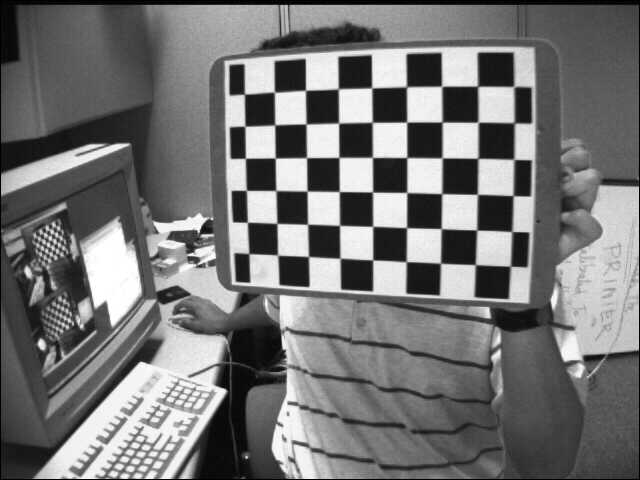
//> input picture 자율주행 데브코스/homography 프로젝트/img/left01.jpg, 640 x 480 px
$ ./homography_test   (built with g++ and OpenCV 4)
//> lines starting //> are read from the running program, lines starting //| are printed output that depends on the picture; after the words box and inside, x2 and y2 are one past the last pixel; in counts of white or black regions, pixels touching at a corner belong together
#include <opencv2/opencv.hpp>
#include <iostream>
#include <vector>

//left파일은 img파일에 있다.

using namespace cv;

int main()
{
    // 이미지 읽기
    Mat src1 = imread("left01.jpg", IMREAD_COLOR);
//> src1 is the input picture: 480 rows x 640 cols, CV_8UC3; min 0, max 255, mean 116.6
    Mat src2 = imread("left02.jpg", IMREAD_COLOR);
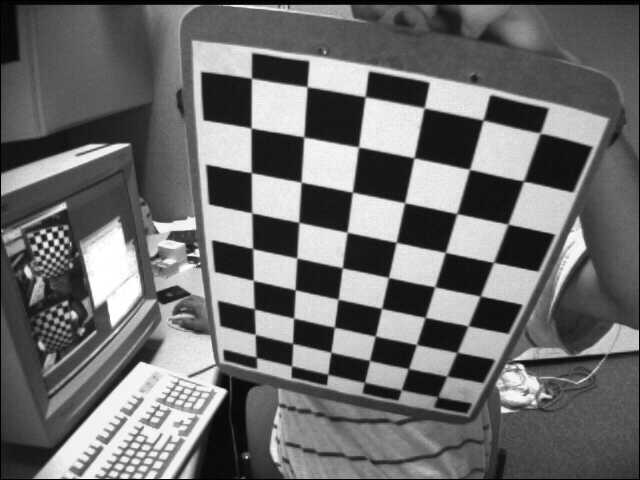
//> input picture 자율주행 데브코스/homography 프로젝트/img/left02.jpg, 640 x 480 px
//> src2 is the input picture: 480 rows x 640 cols, CV_8UC3; min 0, max 255, mean 109

    if (src1.empty() || src2.empty())
    {
        //std::cout << src1.empty() << std::endl;
        //std::cout << src2.empty() << std::endl;

        std::cerr << "Image load failed!" << std::endl;
    }
    // feature 객체 생성
    Ptr<Feature2D> feature = KAZE::create();
    // keypoints 벡터
    std::vector<KeyPoint> keypoints1, keypoints2;
    // descriptor 행렬
    Mat desc1, desc2;

    feature->detectAndCompute(src1, Mat(), keypoints1, desc1);
//> keypoints1 = 2037 keypoints; strongest (x, y, size): (389, 105, 22.9), (390, 140, 23), (355, 140, 22.7), (424, 140, 23.1)
    feature->detectAndCompute(src2, Mat(), keypoints2, desc2);
//> keypoints2 = 2027 keypoints; strongest (x, y, size): (329, 162, 31.9), (278, 107, 32.5), (383, 174, 32), (276, 154, 30.8)

    // 특징점 매칭
    Ptr<DescriptorMatcher> matcher = BFMatcher::create();
    std::vector<DMatch> matches;

    matcher->match(desc1, desc2, matches);
//> matches = 2037 matches

    // Good 매칭 선택(둘 간의 거리가 작다면 OK)
    std::sort(matches.begin(), matches.end());
    std::vector<DMatch> good_matches(matches.begin(), matches.begin() + 50);
//> good_matches = 50 matches

    std::cout << "number of keypoints1 : " << keypoints1.size() << std::endl;
//| number of keypoints1 : 2037
    std::cout << "number of keypoints2 : " << keypoints2.size() << std::endl;
//| number of keypoints2 : 2027
    std::cout << "number of good matches : " << good_matches.size() << std::endl;
//| number of good matches : 50

    // 매칭 결과를 dst에 그린다
    // dst는 destination의 약자로 많이 사용된다.
    Mat dst;
    drawMatches(src1, keypoints1, src2, keypoints2, good_matches, dst,
        Scalar::all(-1), Scalar::all(-1), std::vector< char >());
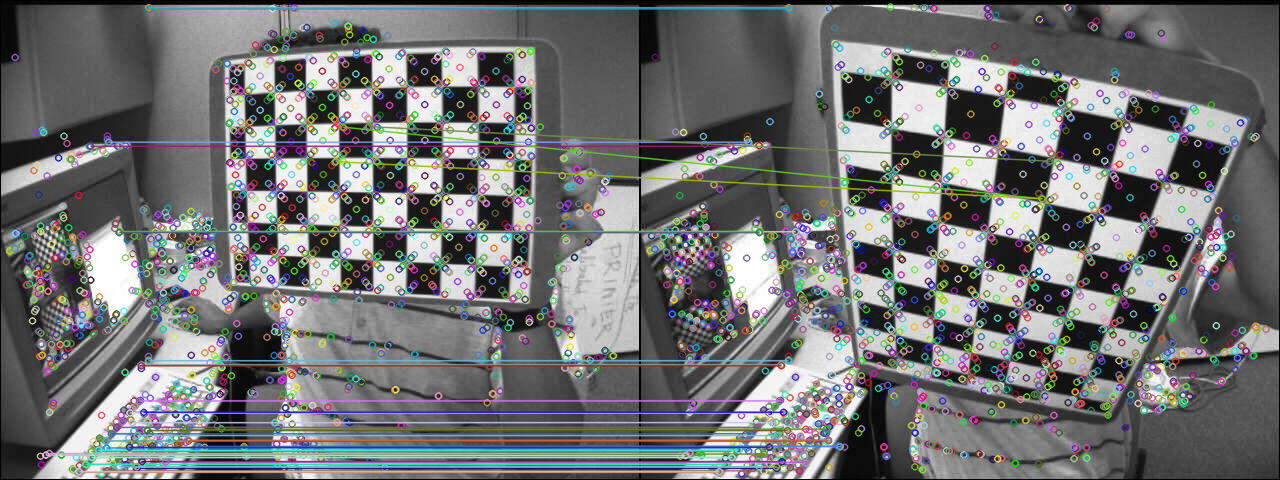
//> dst: 480 rows x 1280 cols, CV_8UC3; mean B, G, R 114.5, 114.2, 112.9

    // 호모그래피를 구하기 위해 쿼리 특징점, 받는 특징점을 pts1, pts2에 옮긴다.
    std::vector<Point2f> pts1, pts2;
    for (size_t i = 0; i < good_matches.size(); i++)
    {
        pts1.push_back(keypoints1[good_matches[i].queryIdx].pt);
        pts2.push_back(keypoints2[good_matches[i].trainIdx].pt);
    }
//> this loop made 50 passes

    // 호모그래피 변환 행렬
    Mat H = findHomography(pts1, pts2, RANSAC);
//> H = [[1, 0.000245, -0.0518], [-0.00299, 1, 0.342], [-1.02e-06, 1.08e-06, 1]]

    std::vector<Point2f> corners1, corners2;
    corners1.emplace_back(Point2f(0, 0));
    corners1.emplace_back(Point2f(src1.cols - 1.f, 0));
//> corners1 = 2 Points (x, y): [0, 0], [639, 0]
    corners1.emplace_back(Point2f(src1.cols - 1.f, src1.rows - 1.f));
    corners1.emplace_back(Point2f(0, src1.rows - 1.f));
    perspectiveTransform(corners1, corners2, H);
//> corners2 = 4 Points (x, y): [-0.05, 0.34], [639.4, -1.57], [639.2, 477.6], [0.07, 479.2]

    // 호모그래피로 변환된 코너를 오른쪽 그림에 옮긴다.
    std::vector<Point> corners_dst;
    for (Point2f pt : corners2) {
        corners_dst.emplace_back(Point(cvRound(pt.x + src1.cols), cvRound(pt.y)));
    }
//> this loop made 4 passes
//> pt on passes 1 to 4: Point(-0.0518, 0.342), Point(639.4, -1.57), Point(639.2, 477.6), Point(0.0654, 479.2)
    // 호모그래피로 변환된 부분에 사각형을 그린다.
    polylines(dst, corners_dst, true, Scalar(0, 255, 0), 2, LINE_AA);
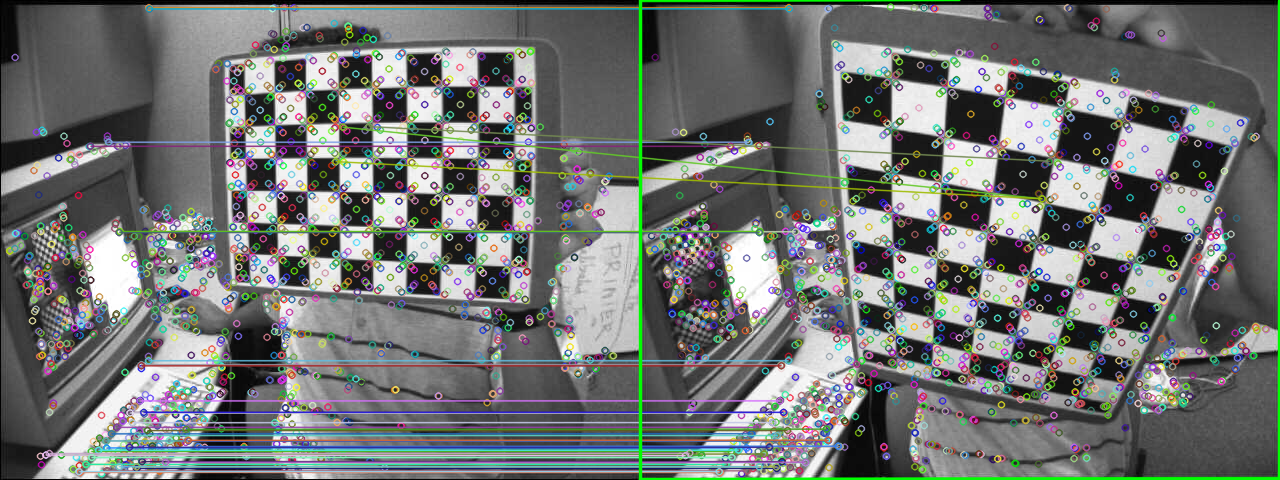
//> dst: 480 rows x 1280 cols, CV_8UC3; 1.11% of pixels changed, all inside (x1, y1, x2, y2) = (638, 0, 1280, 480)
    // imshow
    imshow("src1", src1);
    imshow("src2", src2);
    imshow("dst1", dst);
    //std::cout << "finish" << std::endl;

    waitKey();
    std::cout << "finish" << std::endl;
    std::cout << "finish" << std::endl;
    std::cout << "finish" << std::endl;
    destroyAllWindows();
    return 0;

}
